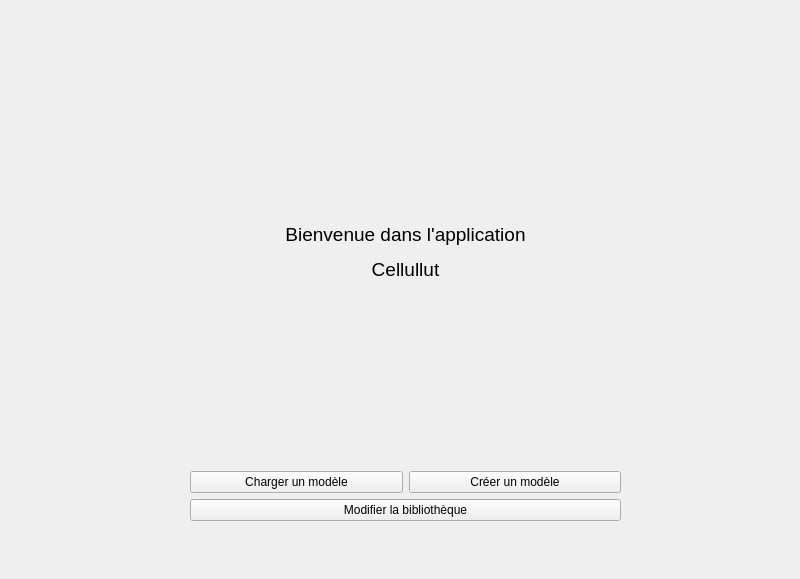
<?xml version="1.0" encoding="UTF-8"?>
<ui version="4.0">
 <class>MainMenuView</class>
 <widget class="QWidget" name="MainMenuView">
  <property name="geometry">
   <rect>
    <x>0</x>
    <y>0</y>
    <width>800</width>
    <height>579</height>
   </rect>
  </property>
  <property name="windowTitle">
   <string>Form</string>
  </property>
  <widget class="QWidget" name="verticalLayoutWidget">
   <property name="geometry">
    <rect>
     <x>190</x>
     <y>40</y>
     <width>431</width>
     <height>481</height>
    </rect>
   </property>
   <layout class="QVBoxLayout" name="verticalLayout">
    <item>
     <widget class="QLabel" name="label">
      <property name="text">
       <string>&lt;html&gt;&lt;head/&gt;&lt;body&gt;&lt;p align=&quot;center&quot;&gt;&lt;span style=&quot; font-size:14pt;&quot;&gt;Bienvenue dans l'application&lt;/span&gt;&lt;/p&gt;&lt;p align=&quot;center&quot;&gt;&lt;span style=&quot; font-size:14pt;&quot;&gt;Cellullut&lt;/span&gt;&lt;/p&gt;&lt;/body&gt;&lt;/html&gt;</string>
      </property>
     </widget>
    </item>
    <item>
     <layout class="QHBoxLayout" name="horizontalLayout">
      <item>
       <widget class="QPushButton" name="actionLoadTemplate">
        <property name="text">
         <string>Charger un modèle</string>
        </property>
       </widget>
      </item>
      <item>
       <widget class="QPushButton" name="actionCreateTemplate">
        <property name="text">
         <string>Créer un modèle</string>
        </property>
       </widget>
      </item>
     </layout>
    </item>
    <item>
     <widget class="QPushButton" name="pushButton_3">
      <property name="text">
       <string>Modifier la bibliothèque</string>
      </property>
     </widget>
    </item>
   </layout>
  </widget>
 </widget>
 <resources/>
 <connections/>
</ui>
